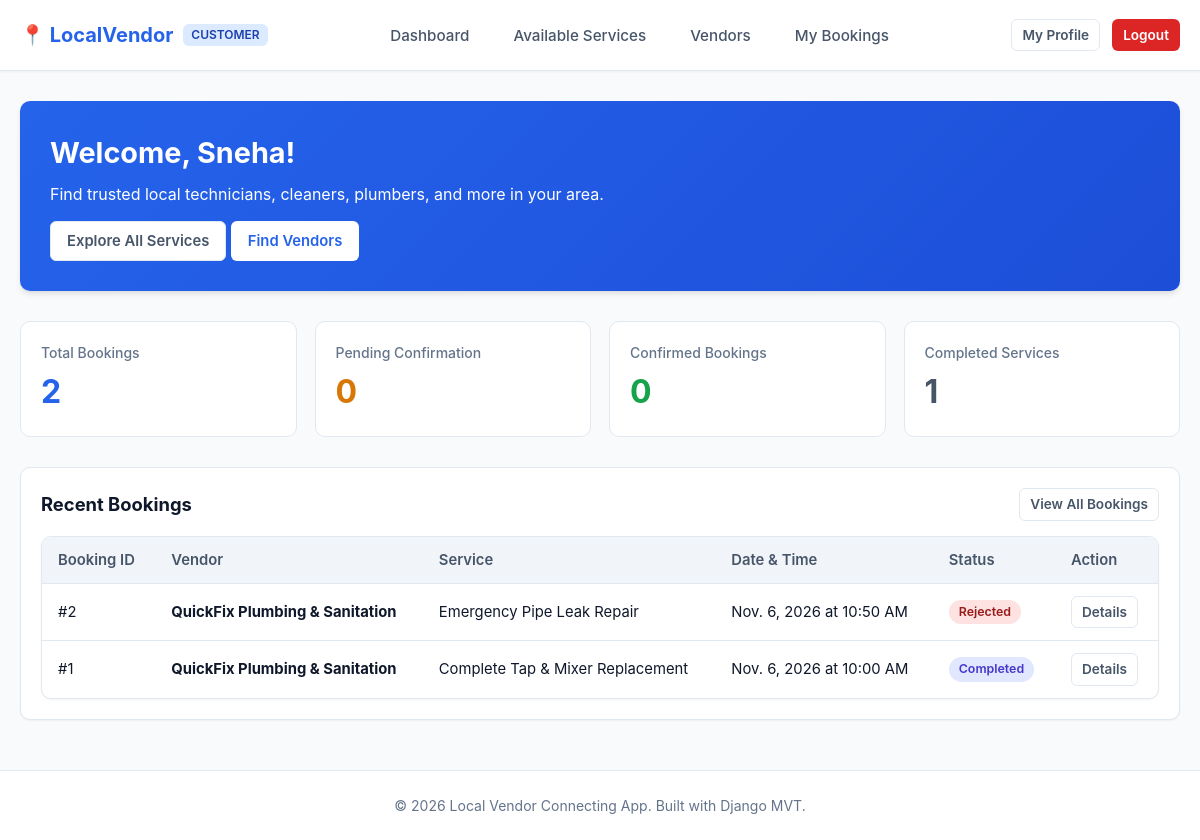
Page /customer/dashboard/ (signed in) on the committed database.
### accounts/models.py (models this page shows, shortened)
class User(AbstractUser):
    CUSTOMER = 'customer'
    VENDOR = 'vendor'
    ADMIN = 'admin'
    USER_TYPE_CHOICES = [
        (CUSTOMER, 'Customer'),
        (VENDOR, 'Vendor'),
        (ADMIN, 'Admin'),
    ]
    user_type = models.CharField(
        max_length=10,
        choices=USER_TYPE_CHOICES,
        default=CUSTOMER,
    )

class VendorProfile(models.Model):
    PENDING = 'pending'
    APPROVED = 'approved'
    REJECTED = 'rejected'
    VERIFICATION_CHOICES = [
        (PENDING, 'Pending'),
        (APPROVED, 'Approved'),
        (REJECTED, 'Rejected'),
    ]
    user = models.OneToOneField(User, on_delete=models.CASCADE, related_name='vendor_profile')
    phone = models.CharField(max_length=15)
    business_name = models.CharField(max_length=200)
    business_description = models.TextField(blank=True)
    business_address = models.TextField()
    city = models.CharField(max_length=100)
    state = models.CharField(max_length=100)
    pincode = models.CharField(max_length=10)
    profile_picture = models.ImageField(upload_to=profile_picture_upload_path, blank=True, null=True)
    verification_status = models.CharField(max_length=10, choices=VERIFICATION_CHOICES, default=PENDING)
    rejection_reason = models.TextField(blank=True)
    is_active_vendor = models.BooleanField(default=True)
    created_at = models.DateTimeField(auto_now_add=True)
    updated_at = models.DateTimeField(auto_now=True)

### services/models.py (models this page shows, shortened)
class Booking(models.Model):
    PENDING = 'pending'
    CONFIRMED = 'confirmed'
    REJECTED = 'rejected'
    COMPLETED = 'completed'
    CANCELLED = 'cancelled'
    STATUS_CHOICES = [
        (PENDING, 'Pending'),
        (CONFIRMED, 'Confirmed'),
        (REJECTED, 'Rejected'),
        (COMPLETED, 'Completed'),
        (CANCELLED, 'Cancelled'),
    ]
    customer = models.ForeignKey(CustomerProfile, on_delete=models.CASCADE, related_name='bookings')
    vendor = models.ForeignKey(VendorProfile, on_delete=models.CASCADE, related_name='bookings')
    service = models.ForeignKey(Service, on_delete=models.CASCADE, related_name='bookings')
    booking_date = models.DateField()
    booking_time = models.TimeField()
    status = models.CharField(max_length=10, choices=STATUS_CHOICES, default=PENDING)
    notes = models.TextField(blank=True)
    rejection_reason = models.TextField(blank=True)
    created_at = models.DateTimeField(auto_now_add=True)
    updated_at = models.DateTimeField(auto_now=True)
    class Meta:
        ordering = ['-created_at']

class Service(models.Model):
    vendor = models.ForeignKey(VendorProfile, on_delete=models.CASCADE, related_name='services')
    category = models.ForeignKey(ServiceCategory, on_delete=models.CASCADE, related_name='services')
    name = models.CharField(max_length=200)
    description = models.TextField()
    price = models.DecimalField(max_digits=10, decimal_places=2)
    duration_minutes = models.PositiveIntegerField(help_text='Duration in minutes')
    is_available = models.BooleanField(default=True)
    created_at = models.DateTimeField(auto_now_add=True)
    updated_at = models.DateTimeField(auto_now=True)

### customer/views.py (the view)
# urls.py: path('dashboard/', views.customer_dashboard, name='dashboard'),
@customer_required
def customer_dashboard(request):
    profile = request.user.customer_profile
    bookings = Booking.objects.filter(customer=profile)
    context = {
        'profile': profile,
        'total_bookings': bookings.count(),
        'pending_bookings': bookings.filter(status='pending').count(),
        'confirmed_bookings': bookings.filter(status='confirmed').count(),
        'completed_bookings': bookings.filter(status='completed').count(),
        'recent_bookings': bookings[:5],
    }
    return render(request, 'customer/dashboard.html', context)

### templates/customer/dashboard.html (shortened to what this page needs)
{% extends 'customer/customer_base.html' %}
{% block content %}
<div class="customer-hero">
    <h1>Welcome, {{ user.first_name }}!</h1>
    <p>Find trusted local technicians, cleaners, plumbers, and more in your area.</p>
    <div style="margin-top: 15px;">
        <a href="{% url 'customer:browse_services' %}" class="btn btn-secondary">Explore All Services</a>
        <a href="{% url 'customer:browse_vendors' %}" class="btn btn-primary" style="background: white; color: var(--primary);">Find Vendors</a>
    </div>
</div>
<div class="stats-grid">
    <div class="stat-card">
        <span class="stat-label">Total Bookings</span>
        <span class="stat-value">{{ total_bookings }}</span>
    </div>
    <div class="stat-card">
        <span class="stat-label">Pending Confirmation</span>
        <span class="stat-value" style="color: var(--warning);">{{ pending_bookings }}</span>
    </div>
    <div class="stat-card">
        <span class="stat-label">Confirmed Bookings</span>
        <span class="stat-value" style="color: var(--success);">{{ confirmed_bookings }}</span>
    </div>
    <div class="stat-card">
        <span class="stat-label">Completed Services</span>
        <span class="stat-value" style="color: var(--secondary);">{{ completed_bookings }}</span>
    </div>
</div>
<div class="card" style="margin-top: 25px;">
    <div style="display: flex; justify-content: space-between; align-items: center; margin-bottom: 15px;">
        <h3 class="card-title" style="margin-bottom: 0;">Recent Bookings</h3>
        <a href="{% url 'customer:my_bookings' %}" class="btn btn-secondary btn-sm">View All Bookings</a>
    </div>
    {% if recent_bookings %}
    <div class="table-responsive" style="margin-top: 0;">
        <table class="data-table">
            <thead>
                <tr>
                    <th>Booking ID</th>
                    <th>Vendor</th>
                    <th>Service</th>
                    <th>Date & Time</th>
                    <th>Status</th>
                    <th>Action</th>
                </tr>
            </thead>
            <tbody>
                {% for b in recent_bookings %}
                <tr>
                    <td>#{{ b.id }}</td>
                    <td><strong>{{ b.vendor.business_name }}</strong></td>
                    <td>{{ b.service.name }}</td>
                    <td>{{ b.booking_date }} at {{ b.booking_time|time:"g:i A" }}</td>
                    <td>
                        <span class="status-pill status-{{ b.status }}">{{ b.get_status_display }}</span>
                    </td>
                    <td>
                        <a href="{% url 'customer:booking_detail' b.id %}" class="btn btn-secondary btn-sm">Details</a>
                    </td>
                </tr>
                {% endfor %}
            </tbody>
        </table>
    </div>
    {% else %}
    <p class="card-text" style="text-align: center; padding: 30px; color: var(--text-muted);">
        You haven't made any bookings yet. <a href="{% url 'customer:browse_services' %}">Browse services</a> to place your first booking!
    </p>
    {% endif %}
</div>
{% endblock %}

### templates/customer/customer_base.html
{% extends 'base.html' %}
{% load static %}
{% block extra_css %}
<link rel="stylesheet" href="{% static 'css/customer.css' %}">
{% endblock %}
{% block navbar %}
<nav class="site-nav">
    <div class="container nav-container">
        <a href="{% url 'customer:dashboard' %}" class="brand">
            <span>📍 LocalVendor</span>
            <span class="brand-badge customer">Customer</span>
        </a>
        <ul class="nav-links">
            <li><a href="{% url 'customer:dashboard' %}" class="nav-link">Dashboard</a></li>
            <li><a href="{% url 'customer:browse_services' %}" class="nav-link">Available Services</a></li>
            <li><a href="{% url 'customer:browse_vendors' %}" class="nav-link">Vendors</a></li>
            <li><a href="{% url 'customer:my_bookings' %}" class="nav-link">My Bookings</a></li>
        </ul>
        <div class="nav-actions">
            <a href="{% url 'customer:profile' %}" class="btn btn-secondary btn-sm">My Profile</a>
            <a href="{% url 'accounts:logout' %}" class="btn btn-danger btn-sm">Logout</a>
        </div>
    </div>
</nav>
{% endblock %}

### templates/base.html (shortened to what this page needs)
{% load static %}
<!DOCTYPE html>
<html lang="en">
<head>
    <link rel="stylesheet" href="{% static 'css/base.css' %}">
    {% block extra_css %}{% endblock %}
</head>
<body>
    {% block navbar %}{% endblock %}
    <main class="main-wrapper">
        <div class="container">
            {% block content %}
            {% endblock %}
        </div>
    </main>
    <footer class="site-footer">
        <div class="container">
            <p>&copy; 2026 Local Vendor Connecting App. Built with Django MVT.</p>
        </div>
    </footer>
</body>
</html>

### static/css/base.css (style rules this page uses)
:root { --primary: #2563eb; --primary-hover: #1d4ed8; --primary-light: #eff6ff; --secondary: #475569; --success: #16a34a; --warning: #d97706; --danger: #dc2626; --bg-main: #f8fafc; --surface: #ffffff; --text-main: #0f172a; --text-muted: #64748b; --border: #e2e8f0; --border-focus: #93c5fd; --radius-sm: 6px; --radius-md: 10px; --radius-lg: 16px; --shadow-sm: 0 1px 2px 0 rgba(0, 0, 0, 0.05); --shadow-md: 0 4px 6px -1px rgba(0, 0, 0, 0.1), 0 2px 4px -2px rgba(0, 0, 0, 0.05); --shadow-lg: 0 10px 15px -3px rgba(0, 0, 0, 0.1), 0 4px 6px -4px rgba(0, 0, 0, 0.05); --font: -apple-system, BlinkMacSystemFont, "Segoe UI", Roboto, "Helvetica Neue", Arial, sans-serif; }
* { box-sizing: border-box; margin: 0; padding: 0; }
body { font-family: var(--font); background-color: var(--bg-main); color: var(--text-main); line-height: 1.5; min-height: 100vh; display: flex; flex-direction: column; }
a { color: var(--primary); text-decoration: none; transition: color 0.15s ease-in-out; }
.container { width: 100%; max-width: 1200px; margin: 0 auto; padding: 0 20px; }
.site-nav { background: var(--surface); border-bottom: 1px solid var(--border); position: sticky; top: 0; z-index: 100; box-shadow: var(--shadow-sm); }
.nav-container { display: flex; justify-content: space-between; align-items: center; height: 70px; }
.brand { display: flex; align-items: center; gap: 10px; font-size: 1.25rem; font-weight: 700; color: var(--primary); }
.brand-badge { font-size: 0.75rem; font-weight: 600; padding: 2px 8px; border-radius: var(--radius-sm); text-transform: uppercase; }
.brand-badge.customer { background: #dbeafe; color: #1e40af; }
.nav-links { display: flex; align-items: center; gap: 20px; list-style: none; }
.nav-link { font-size: 0.95rem; font-weight: 500; color: var(--secondary); padding: 6px 12px; border-radius: var(--radius-sm); transition: all 0.15s ease-in-out; }
.nav-actions { display: flex; align-items: center; gap: 12px; }
.btn { display: inline-flex; align-items: center; justify-content: center; padding: 8px 16px; font-size: 0.925rem; font-weight: 600; border-radius: var(--radius-sm); border: 1px solid transparent; cursor: pointer; transition: all 0.15s ease-in-out; text-decoration: none; }
.btn-primary { background-color: var(--primary); color: #ffffff; }
.btn-secondary { background-color: var(--surface); color: var(--secondary); border-color: var(--border); }
.btn-danger { background-color: var(--danger); color: #ffffff; }
.btn-sm { padding: 5px 10px; font-size: 0.85rem; }
.main-wrapper { flex: 1; padding: 30px 0 50px 0; }
.card { background: var(--surface); border: 1px solid var(--border); border-radius: var(--radius-md); padding: 20px; box-shadow: var(--shadow-sm); transition: transform 0.15s, box-shadow 0.15s; }
.card-title { font-size: 1.15rem; font-weight: 700; margin-bottom: 8px; }
.table-responsive { overflow-x: auto; background: var(--surface); border-radius: var(--radius-md); border: 1px solid var(--border); box-shadow: var(--shadow-sm); margin-top: 20px; }
.data-table { width: 100%; border-collapse: collapse; text-align: left; font-size: 0.925rem; }
.data-table th { background-color: #f1f5f9; padding: 12px 16px; font-weight: 600; color: var(--secondary); border-bottom: 1px solid var(--border); }
.data-table td { padding: 12px 16px; border-bottom: 1px solid var(--border); color: var(--text-main); vertical-align: middle; }
.data-table tr:last-child td { border-bottom: none; }
.status-pill { display: inline-block; padding: 3px 10px; border-radius: 9999px; font-size: 0.775rem; font-weight: 600; text-transform: capitalize; }
.status-rejected, .status-cancelled, .status-inactive { background: #fee2e2; color: #991b1b; }
.status-completed { background: #e0e7ff; color: #4338ca; }
.site-footer { background: var(--surface); border-top: 1px solid var(--border); padding: 24px 0; text-align: center; color: var(--text-muted); font-size: 0.875rem; margin-top: auto; }

### rows in the picture
User: first_name "Sneha"
Booking: id "2", vendor.business_name "QuickFix Plumbing & Sanitation", service.name "Emergency Pipe Leak Repair", booking_date "Nov. 6, 2026", booking_time "10:50 AM", status "Rejected"
Booking: id "1", vendor.business_name "QuickFix Plumbing & Sanitation", service.name "Complete Tap & Mixer Replacement", booking_date "Nov. 6, 2026", booking_time "10:00 AM", status "Completed"

### other values in the picture
{{ total_bookings }} "2"
{{ pending_bookings }} "0"
{{ confirmed_bookings }} "0"
{{ completed_bookings }} "1"
